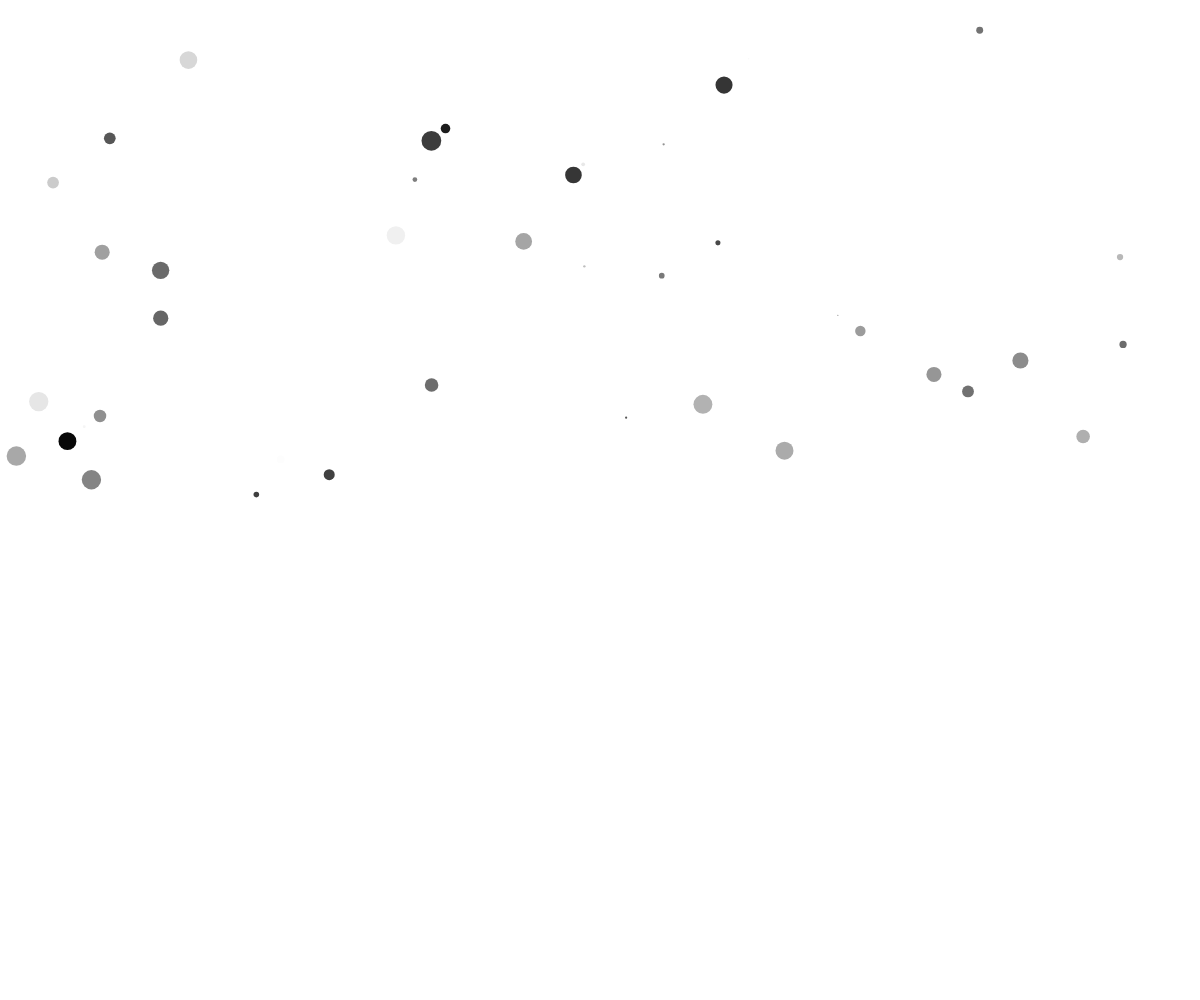
Frame 1 (no input)
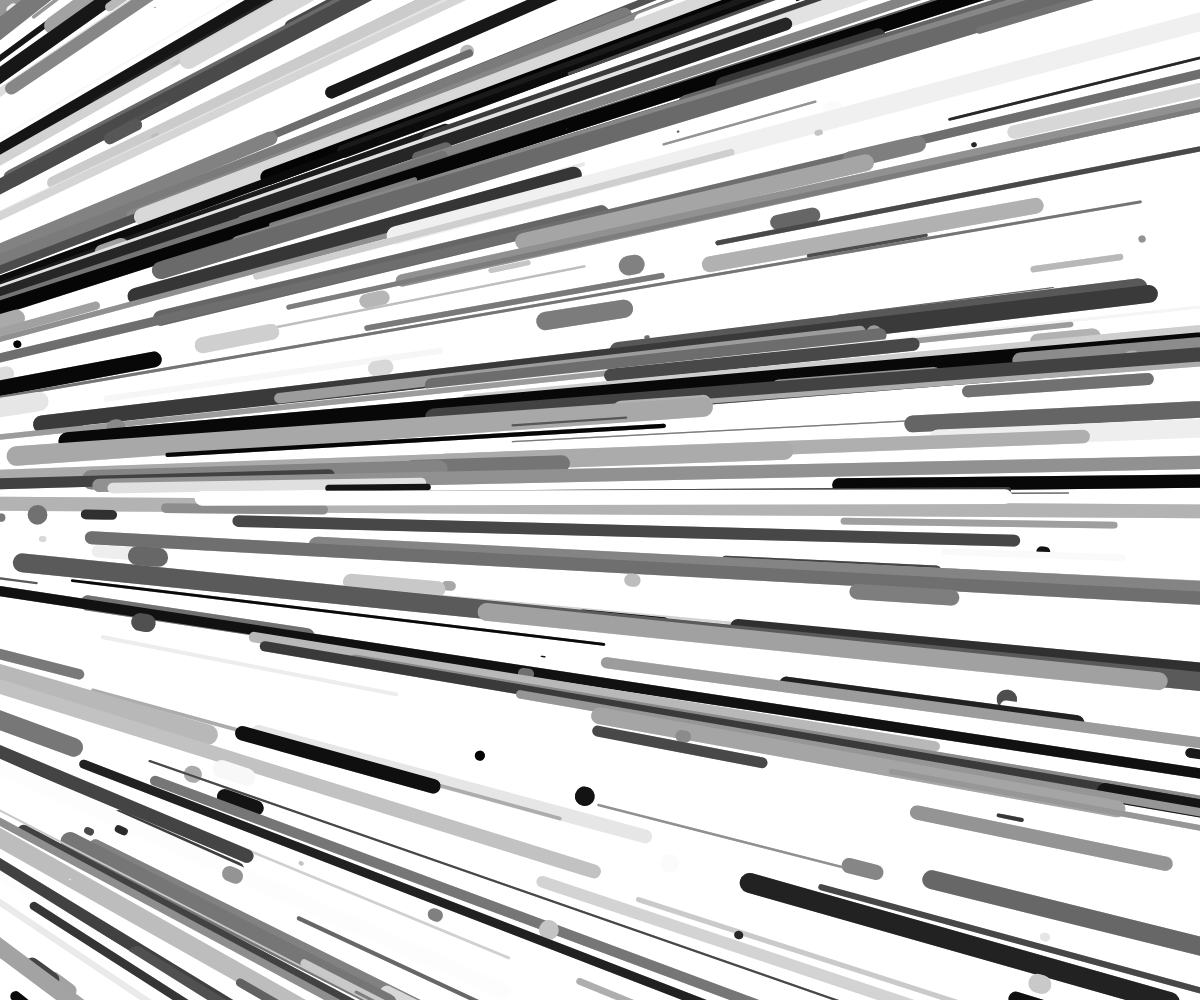
Frame 60 (no input)
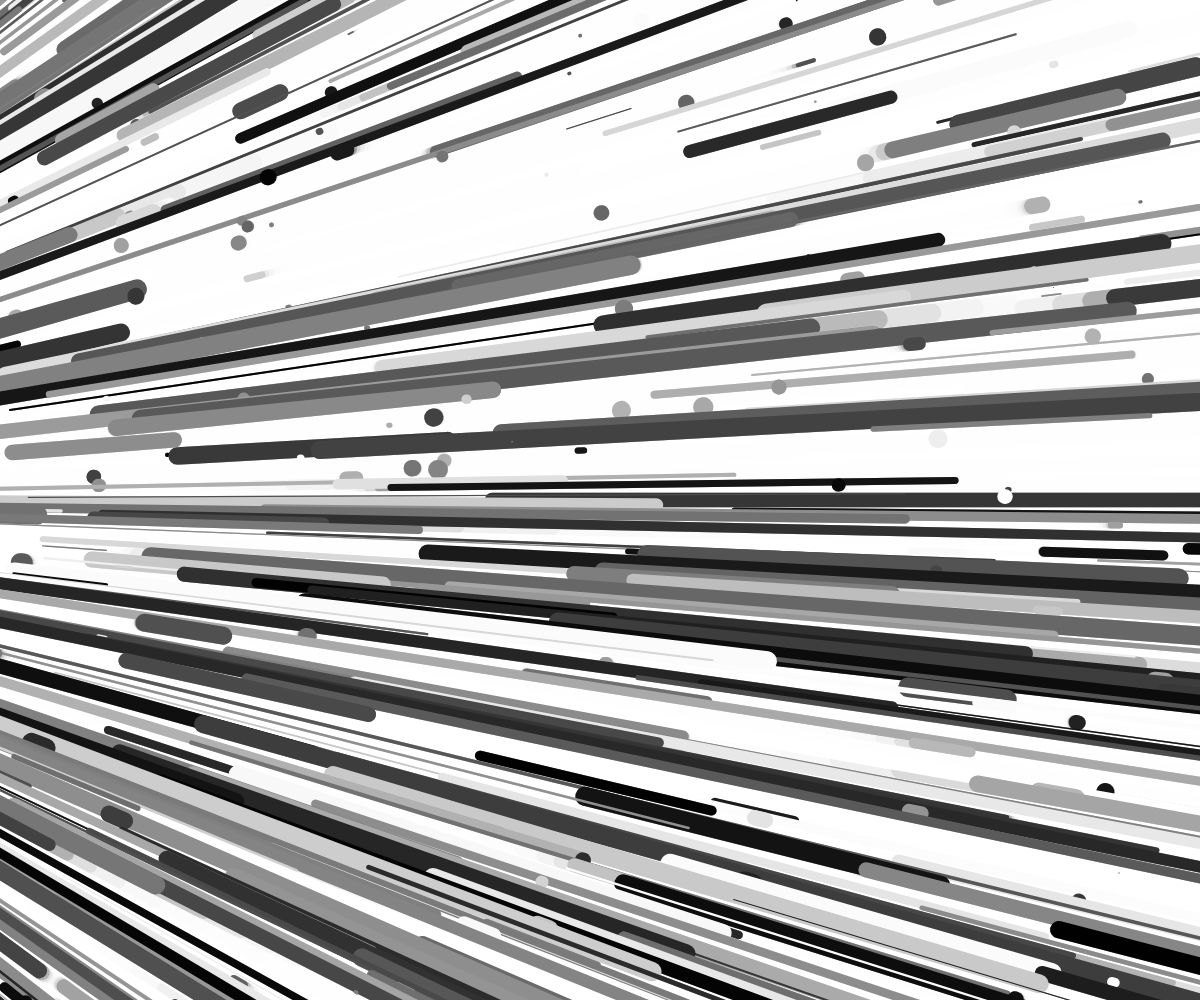
Frame 120 (the mouse pressed at the canvas centre since frame 60)

The p5.js sketch that drew these frames (run headless with seeded random() and noise() and a simulated clock; from frame 60 on, the mouse is pressed at the canvas centre):

// p5.js sketch
// ── sketch.js
let numlines = 3000
let dotlines = []

let center
let leftPoint

let minl
let maxl

let t = 0;
let totalT = 60;

function setup() {
  createCanvas(windowWidth, windowHeight);
  background(255); // 캔버스를 흰색으로 지우기

  // line 길이, 위치 설정
//minl = windowWidth * 2 / 3
//maxl = windowWidth * 2.5

  minl = windowWidth * 1 / 3
  maxl = windowWidth * 2
  center = createVector(windowWidth / 2, windowHeight / 2);
  leftPoint = createVector(center.x - windowWidth, center.y);

  for (let i = 0; i < numlines; i++) {
    let angle = map(i, 0, numlines, 0, TWO_PI); // 0부터 2π까지 각도 생성

    dotlines.push(new DotLine(leftPoint, angle, 0))
  }
  let random_list = getRandomNumbers(500)
  for (let i = 0; i < random_list.length; i++) {
    dotlines[random_list[i]].status = 1
  }
  console.log('bye')
}

//let k = 0
let countStatusOne = 0;

function draw() {
  background(255,150)
  for (let i = 0; i < dotlines.length; i++) {

    if (dotlines[i].status === 1) {
      dotlines[i].show_forward()
      dotlines[i].update_forward()
    } else if (dotlines[i].status === 3) {
      dotlines[i].show_backward()
      dotlines[i].update_backward()
    }
    if (dotlines[i].status === 1) {
      countStatusOne++;
    }

  }
  

  console.log("Status 1의 개수:", countStatusOne);
  countStatusOne = 0

  //k++
  //console.log(k)

}

class DotLine {
  constructor(origin, tarang, status) {
    this.wei = random(1, 20)
    this.col = random(1, 255)
    this.origin = origin
    this.tarang = tarang
    this.status = status
    this.vector0 = p5.Vector.fromAngle(this.tarang, random(minl, maxl))
    this.vector1 = p5.Vector.fromAngle(this.tarang, random(minl, maxl))
    this.vector0.add(this.origin);
    this.vector1.add(this.origin);
    this.tt = 0
    this.t = t

    this.regress = 0

    this.random_t = Math.round(random(totalT))
  }

  update_forward() {
    this.t++

    if (this.t === this.random_t) {
      for (let i = 0; i < random(5); i++) {
        let temp = Math.round(random(numlines-1))
        if (dotlines[temp].t === 0) {
          dotlines[temp].status = 1
          console.log('new')
        }
      }
    }
    if (this.t > totalT) {
      this.status = 3
    }
  }

  show_forward() {
    stroke(this.col)
    strokeWeight(this.wei)
    this.tt = norm(this.t, 0, totalT)
    this.x = lerp(this.vector0.x, this.vector1.x, easeInOutExpo(this.tt))
    this.y = lerp(this.vector0.y, this.vector1.y, easeInOutExpo(this.tt))
    line(this.vector0.x, this.vector0.y, this.x, this.y)
  }

  update_backward() {
    this.t -= 1
    if (this.t === this.random_t) {
      for (let i = 0; i < random(5); i++) {
        let temp = Math.round(random(numlines-1))
        if (dotlines[temp].t === 0) {
          dotlines[temp].status = 1
          console.log('new')
        }
      }
    }
    //console.log('backwarding')
    //console.log(this.t)

    if (this.t === 0) {
      this.status = 0
      this.t = 0
      this.vector0 = p5.Vector.fromAngle(this.tarang, random(minl, maxl))
      this.vector1 = p5.Vector.fromAngle(this.tarang, random(minl, maxl))
      this.vector0.add(this.origin);
      this.vector1.add(this.origin);
      
      this.wei = random(1,(this.regress%4)*150+5)
      this.regress += 1
      this.col = random(1, 255)
    }
  }

  show_backward() {

    stroke(this.col)
    strokeWeight(this.wei)
    this.tt = norm(this.t, 0, totalT)
    this.x = lerp(this.vector1.x, this.vector0.x, easeInOutExpo(this.tt))
    this.y = lerp(this.vector1.y, this.vector0.y, easeInOutExpo(this.tt))
    line(this.vector1.x, this.vector1.y, this.x, this.y)

  }





}

function getRandomNumbers(count) {
  return Array.from({ length: numlines }, (_, index) => index).sort(() => Math.random() - 0.5).slice(0, count);
}

function easeInOutExpo(x) {
  return x === 0 ? 0
    : x === 1 ? 1
      : x < 0.5 ? Math.pow(2, 20 * x - 10) / 2
        : (2 - Math.pow(2, -20 * x + 10)) / 2;
}
